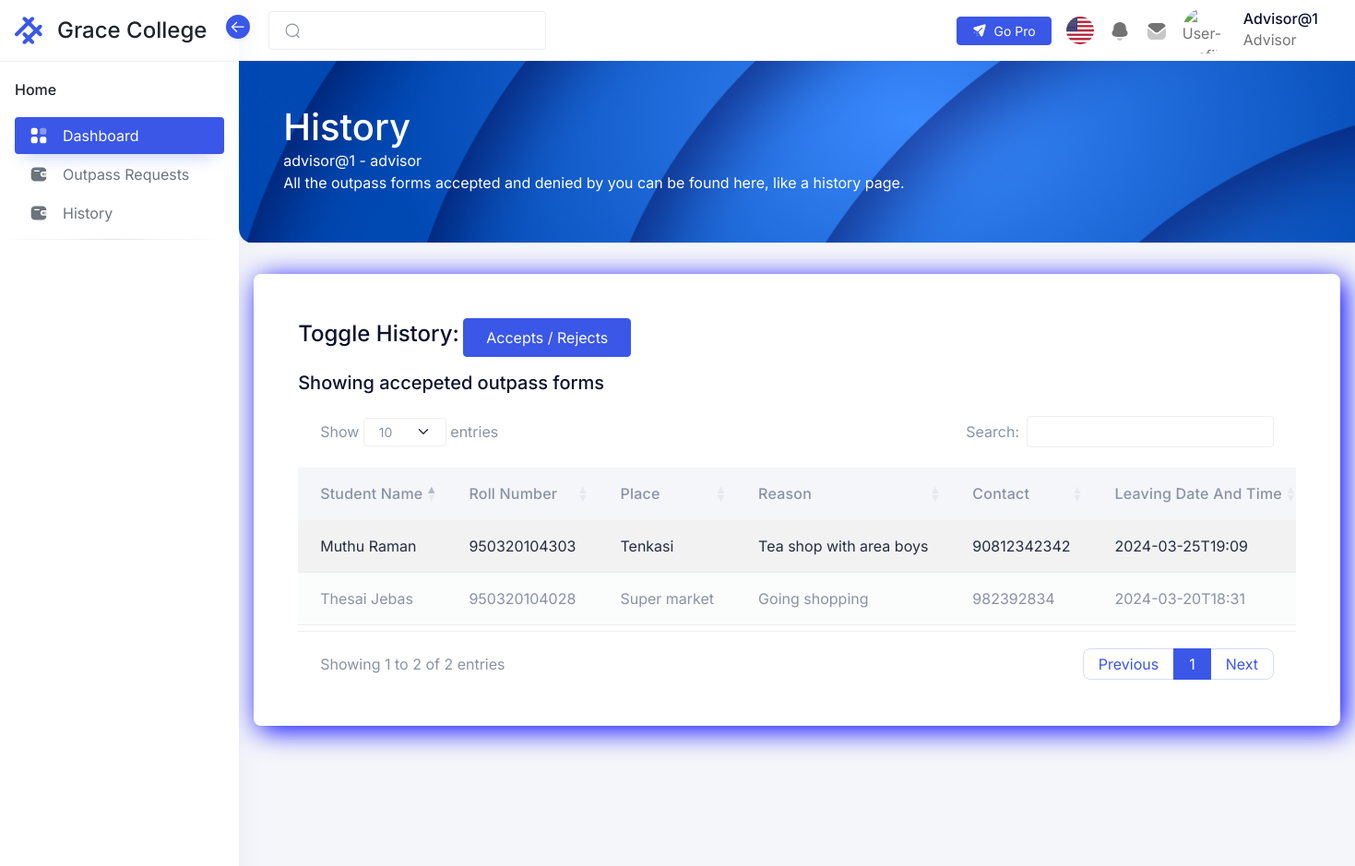
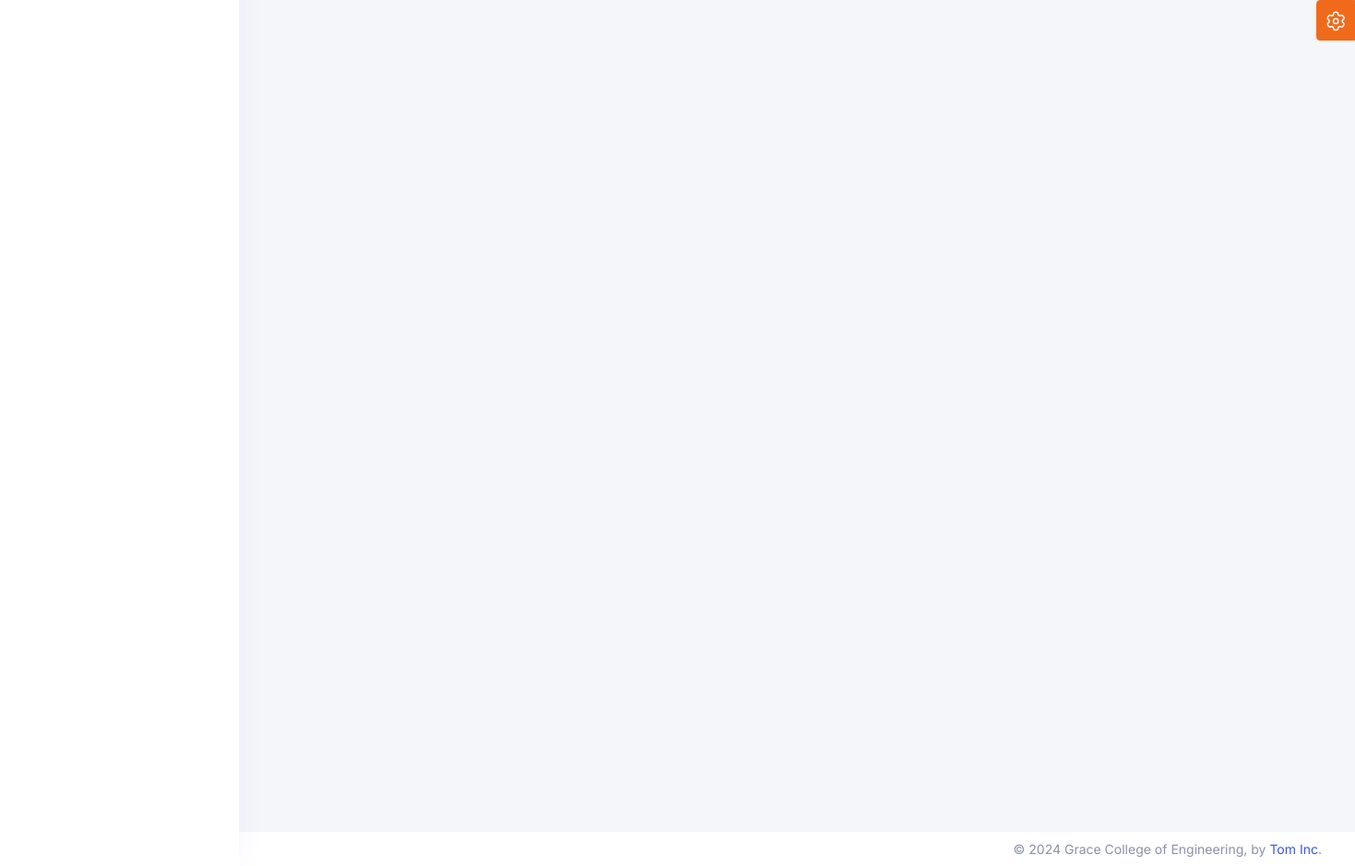
Screenshot of /principal/pages/historyPage.php (signed in) with the database file from the repository (2 pictures, top to bottom).
### tables this page shows
CREATE TABLE `student_details` (
  `studentdetailsid` int(11) NOT NULL,
  `sno` int(10) NOT NULL,
  `studentname` varchar(225) NOT NULL,
  `rollnumber` varchar(225) NOT NULL,
  `dateofbirth` varchar(225) NOT NULL,
  `stream` varchar(225) NOT NULL,
  `branch` varchar(225) NOT NULL,
  `father/guardianname` varchar(225) NOT NULL,
  `father/guardiannumber` int(11) NOT NULL,
  `address` varchar(225) NOT NULL,
  `datm` timestamp NOT NULL DEFAULT current_timestamp() ON UPDATE current_timestamp(),
  `classadvisor` varchar(100) NOT NULL
);

CREATE TABLE `permission_details` (
  `permissiondetailsid` int(11) NOT NULL,
  `sno` int(11) NOT NULL,
  `rollnumber` varchar(225) NOT NULL,
  `permissiontype` varchar(225) NOT NULL,
  `leavingdatetime` varchar(225) NOT NULL,
  `place` varchar(225) NOT NULL,
  `reason` varchar(225) NOT NULL,
  `contactnumber` varchar(220) NOT NULL,
  `status` varchar(225) NOT NULL,
  `outtime` varchar(225) NOT NULL,
  `datm` timestamp NOT NULL DEFAULT current_timestamp() ON UPDATE current_timestamp(),
  `acceptedby` varchar(200) NOT NULL,
  `rejectedby` varchar(200) NOT NULL
);

### principal/pages/historyPage.php (the view, shortened to what this page needs)
<?php
include($_SERVER['DOCUMENT_ROOT'] . '/gatePass/Includes/Header.php');
include('../Menu.php');
$sql = "SELECT * FROM `permission_details` WHERE status>=4";
$result = mysqli_query($conn, $sql);
if ($result) {
    $pendingRequests = array();
    while ($row = $result->fetch_assoc()) {
        $pendingRequests[] = $row;
    }
}
$sql = "SELECT * FROM student_details";
$result = mysqli_query($conn, $sql);
if ($result) {
    $students = array();
    while ($row = $result->fetch_assoc()) {
        $students[] = $row;
    }
}
$sql = "SELECT * FROM student_details";
$result = mysqli_query($conn, $sql);
?>
<div class="iq-navbar-header" style="height: 215px;">
    <div class="container-fluid iq-container">
        <div class="row">
            <div class="col-md-12">
                <div class="flex-wrap d-flex justify-content-between align-items-center">
                    <div>
                        <h1>History</h1> <?php echo "$userName - $roleName" ?>
                        <p>All the outpass forms accepted and denied by you can be found here, like a history page.</p>
                    </div>
                </div>
            </div>
        </div>
    </div>
    <div class="iq-header-img">
        <img src="/gatePass/assets/images/dashboard/top-header.png" alt="header" class="theme-color-default-img img-fluid w-100 h-100 animated-scaleX">
    </div>
</div>
<div class="card m-3 mb-4 text outerMostCard">
    <div class="card-body">
        <div class="bd-example">
            <div class="card-body">
                <div class="form-group col-md-12 justify-content-center">
                    <label class="form-label h4" for="datm">Toggle History:</label>
                    <button type="button" id="toggleAcceptsRejectsBtn" class="btn btn-primary">Accepts / Rejects</button>
                </div>
                <p id="tableHeading" class='h5 mb-4'> Showing accepeted outpass forms </p>
                <div class="table-responsive ">
                    <div id="acceptedTable" class="table-responsive acceptedTable">
                        <table id="datatable" class="table table-striped mb-4" data-toggle="data-table">
                            <thead>
                                <tr>
                                    <th>Student Name</th>
                                    <th>Roll Number</th>
                                    <th>Place</th>
                                    <th>Reason</th>
                                    <th>Contact</th>
                                    <th>Leaving Date And Time</th>
                                </tr>
                            </thead>
                            <tbody>
                                <?php foreach ($pendingRequests as $request) { ?>
                                    <?php
                                    foreach ($students as $student) {
                                        if ($student['sno'] == $request['sno']) {
                                            $studentName = $student['studentname'];
                                            $studentRollNumber = $student['rollnumber'];
                                            $place = $request['place'];
                                            $reason = $request['reason'];
                                            $contact = $request['contactnumber'];
                                            $leavingDateAndTime = $request['leavingdatetime'];
                                    ?>
                                            <tr>
                                                <td><?php echo $studentName ?></td>
                                                <td><?php echo $studentRollNumber ?></td>
                                                <td><?php echo $place ?></td>
                                                <td><?php echo $reason ?></td>
                                                <td><?php echo $contact ?></td>
                                                <td><?php echo $leavingDateAndTime ?></td>
                                            </tr>
                                <?php           }
                                    }
                                } ?>
                            </tbody>
                        </table>
                    </div>
                </div>
            </div>
        </div>
    </div>
    <?php
    include($_SERVER['DOCUMENT_ROOT'] . '/gatePass/Includes/Footer.php');
    ?>

### principal/Menu.php (shortened to what this page needs)
<aside class="sidebar sidebar-default sidebar-white sidebar-base navs-rounded-all ">
  <div class="sidebar-header d-flex align-items-center justify-content-start">
    <a href="../dashboard/index.html" class="navbar-brand">
      <div class="logo-main">
        <div class="logo-normal">
        </div>
      </div>
      <h4 class="logo-title">Grace College</h4>
    </a>
    <div class="sidebar-toggle" data-toggle="sidebar" data-active="true">
      <i class="icon">
      </i>
    </div>
  </div>
  <div class="sidebar-body pt-0 data-scrollbar">
    <div class="sidebar-list">
      <ul class="navbar-nav iq-main-menu" id="sidebar-menu">
        <li class="nav-item static-item">
          <a class="nav-link static-item disabled" href="../Gallery" tabindex="-1">
            <span class="default-icon">Home</span>
          </a>
        </li>
        <li class="nav-item">
          <a class="nav-link active" aria-current="page" href="../Gallery">
            <i class="icon">
            </i>
            <span class="item-name">Dashboard</span>
          </a>
        </li>
        <li class="nav-item">
          <a class="nav-link" aria-current="page" href="/gatePass/principal/pages/outpassRequests.php">
            <i class="icon">
            </i>
            <span class="item-name">Outpass Requests
            </span>
          </a>
        </li>
        <li class="nav-item">
          <a class="nav-link" aria-current="page" href="/gatePass/principal/pages/historyPage.php">
            <i class="icon">
            </i>
            <span class="item-name">History
            </span>
          </a>
        </li>
        <li>
          <hr class="hr-horizontal">
        </li>
      </ul>
    </div>
  </div>
</aside>
<main class="main-content">
  <div class="position-relative iq-banner">
    <nav class="nav navbar navbar-expand-lg navbar-light iq-navbar">
      <div class="container-fluid navbar-inner">
        <div class="input-group search-input">
          <span class="input-group-text" id="search-input">
          </span>
          <input type="search" class="form-control" placeholder="">
        </div>
        <div class="collapse navbar-collapse" id="navbarSupportedContent">
          <ul class="mb-2 navbar-nav ms-auto align-items-center navbar-list mb-lg-0">
            <li class="me-0 me-xl-2">
              <a class="btn btn-primary btn-sm d-flex gap-2 align-items-center" aria-current="page" href="http://hopeui.iqonic.design/pro?utm_source=hopeui-free-demo&utm_medium=hopeui-free-demo&utm_campaign=hopeui-pro-launch" target="_blank">
                Go Pro
              </a>
            </li>
            <li class="nav-item dropdown">
              <a href="#" class="search-toggle nav-link" id="dropdownMenuButton2" data-bs-toggle="dropdown" aria-haspopup="true" aria-expanded="false">
                <img src="/gatePass/assets/images/Flag/flag001.png" class="img-fluid rounded-circle" alt="user" style="height: 30px; min-width: 30px; width: 30px;">
              </a>
            </li>
            <li class="nav-item dropdown">
              <a href="#" class="nav-link" id="notification-drop" data-bs-toggle="dropdown">
              </a>
            </li>
            <li class="nav-item dropdown">
              <a href="#" class="nav-link" id="mail-drop" data-bs-toggle="dropdown" aria-haspopup="true" aria-expanded="false">
              </a>
            </li>
            <li class="nav-item dropdown">
              <a class="py-0 nav-link d-flex align-items-center" href="#" id="navbarDropdown" role="button" data-bs-toggle="dropdown" aria-expanded="false">
                <img src="/gatePass/assets/images/avatars/01.png" alt="User-Profile" class="theme-color-default-img img-fluid avatar avatar-50 avatar-rounded">
                <div class="caption ms-3 d-none d-md-block ">
                  <h6 class="mb-0 caption-title"><?php echo ucfirst($userName) ?></h6>
                  <p class="mb-0 caption-sub-title"><?php echo ucfirst($roleName) ?></p>
                </div>
              </a>
            </li>
          </ul>
        </div>
      </div>
    </nav>
  </div>

### rows the page displays
permission_details: place "Super market", reason "Going shopping", contactnumber "982392834", leavingdatetime "2024-03-20T18:31"
student_details: studentname "Thesai Jebas", rollnumber "950320104028"
permission_details: place "Tenkasi", reason "Tea shop with area boys", contactnumber "90812342342", leavingdatetime "2024-03-25T19:09"
student_details: studentname "Muthu Raman", rollnumber "950320104303"

### other values shown
$userName "Advisor@1"
$roleName "Advisor"
$userName "advisor@1"
$roleName "advisor"
